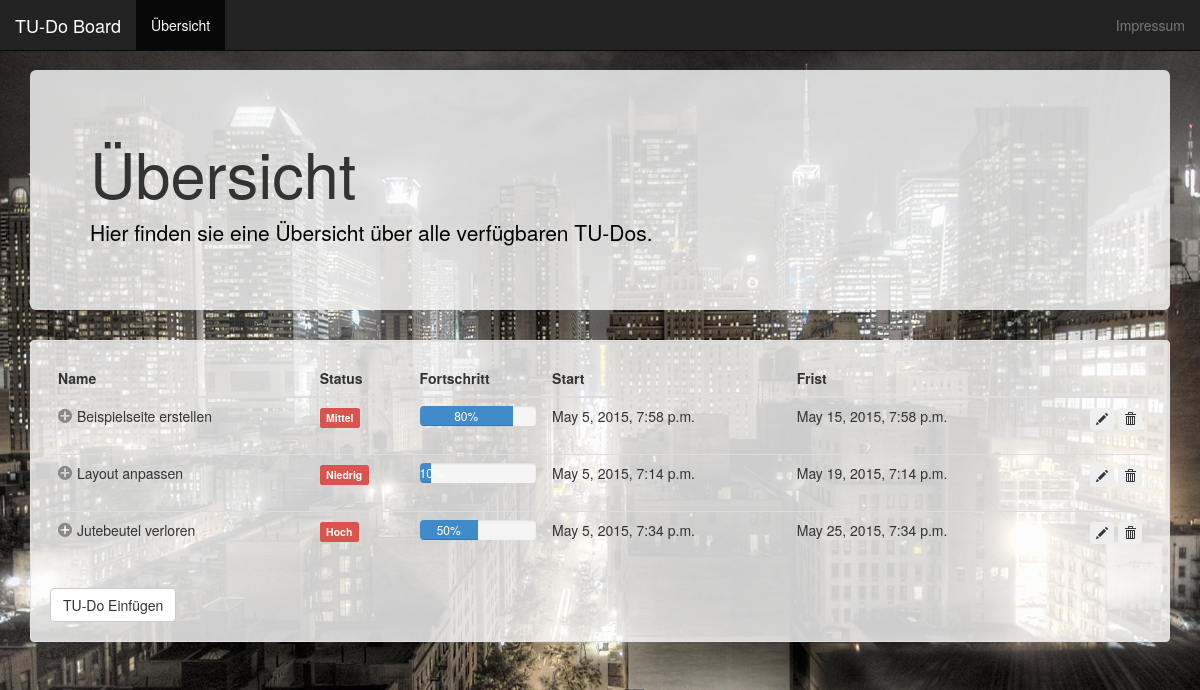
The page /todoapp/ on the database its author committed.
### todoapp/models.py (models this page shows)
class Task(models.Model):
    name = models.CharField(max_length=100)
    beschreibung = models.CharField(max_length=200)
    status = models.CharField(max_length=20, default='Normal')
    fortschritt = models.IntegerField(default=0)
    start = models.DateTimeField('start')
    frist = models.DateTimeField('frist')

### todoapp/views.py (the view)
def index(request):
    task_list = Task.objects.order_by('frist')[:5]
    template = loader.get_template('index.html')
    context = RequestContext(request, {
        'task_list': task_list,
    })
    return HttpResponse(template.render(context))

### todoapp/templates/index.html (shortened to what this page needs)
<!DOCTYPE html>
<html class="full" lang="en">
<head>
  <link href="/static/css/bootstrap.min.css" rel="stylesheet" />
  <link href="/static/css/footable/footable.core.css" rel="stylesheet" />
  <link href="/static/css/willys-template.css" rel="stylesheet">
</head>
<body>
  <nav class="navbar navbar-inverse navbar-default navbar-fixed-top">
    <div class="container-fluid">
      <div class="navbar-header">
        <a class="navbar-brand" href="home.html">TU-Do Board</a>
      </div>
      <div id="navbar" class="collapse navbar-collapse">
        <ul class="nav navbar-nav">
          <li class = "active"><a href="uebersicht.html">Übersicht</a></li>
        </ul>
        <ul class="nav navbar-nav navbar-right">
          <li><a href="impressum.html">Impressum</a></li>
        </ul>
      </div>
    </div>
  </nav>
  <div class = "container">
    <div class = "jumbotron myBackground">
      <h1>Übersicht</h1>
      <p>Hier finden sie eine Übersicht über alle verfügbaren TU-Dos.</p>
    </div>
  </div>
  <div class = "container">
    <div class = "well myBackground">
      <table class="table toggle-circle-filled ">
        <thead>
          <tr>
            <th data-toggle = "true">Name</th>
            <th data-hide = "phone, tablet">Status</th>
            <th >Fortschritt</th>
            <th data-hide = "phone">Start</th>
            <th data-hide = "phone">Frist</th>
            <th> </th>
          </tr>
        </thead>
{% if task_list %}
        <tbody>
          {% for task in task_list %}
          <tr id="tr{{ task.id }}">
            <td >{{ task.name }} </td>
            <td ><span class="label label-danger">{{ task.status }}</span> </td>
            <td >
              <div class="progress">
                <div class="progress-bar progress-bar-default" role="progressbar" aria-valuenow="70" aria-valuemin="0" aria-valuemax="100" style="width:{{ task.fortschritt }}%">
                    {{ task.fortschritt }}%
                </div>
              </div>
            </td>
            <td >{{ task.start }}</td>
            <td >{{ task.frist }}</td>
            <td>
              <span class="pull-right">
                <button type="button" class="btn btn-xs" data-toggle="modal" data-target="#toDoBearbeiten">
                  <span class="glyphicon glyphicon-pencil"></span>
                </button>
                <button type="button" class="btn  btn-xs" onClick="removeTask({{ task.id }});">
                  <span class="glyphicon glyphicon-trash"></span>
                </button>
              </span>
            </td>
          </tr>
          {% endfor %}
          {% endif %}
        </tbody>
      </table>
      <button type="button" class="btn btn-default" data-toggle="modal" data-target="#toDoEinfügen">TU-Do Einfügen</button>
    </div>
  </div>
</body>
</html>

### todoapp/static/css/footable/footable.core.css (style rules this page uses)
.footable { width: 100%; }
.footable > thead > tr > th { -webkit-touch-callout: none; -webkit-user-select: none; -khtml-user-select: none; -moz-user-select: -moz-none; -ms-user-select: none; user-select: none; }

### todoapp/static/css/willys-template.css (style rules this page uses)
body { margin-top: 70px; margin-bottom: 100px; background: none; }
.full { background: url(gotham.jpeg) no-repeat center center fixed; -webkit-background-size: cover; -moz-background-size: cover; -o-background-size: cover; background-size: cover; }
.myBackground { background-color: rgba(255,255,255, 0.8); color: inherit; }
p { color: #000000 }

### rows shown on the page
Task: name "Beispielseite erstellen", status "Mittel", fortschritt "80", start "May 5, 2015, 7:58 p.m.", frist "May 15, 2015, 7:58 p.m."
Task: name "Layout anpassen", status "Niedrig", fortschritt "10", start "May 5, 2015, 7:14 p.m.", frist "May 19, 2015, 7:14 p.m."
Task: name "Jutebeutel verloren", status "Hoch", fortschritt "50", start "May 5, 2015, 7:34 p.m.", frist "May 25, 2015, 7:34 p.m."
